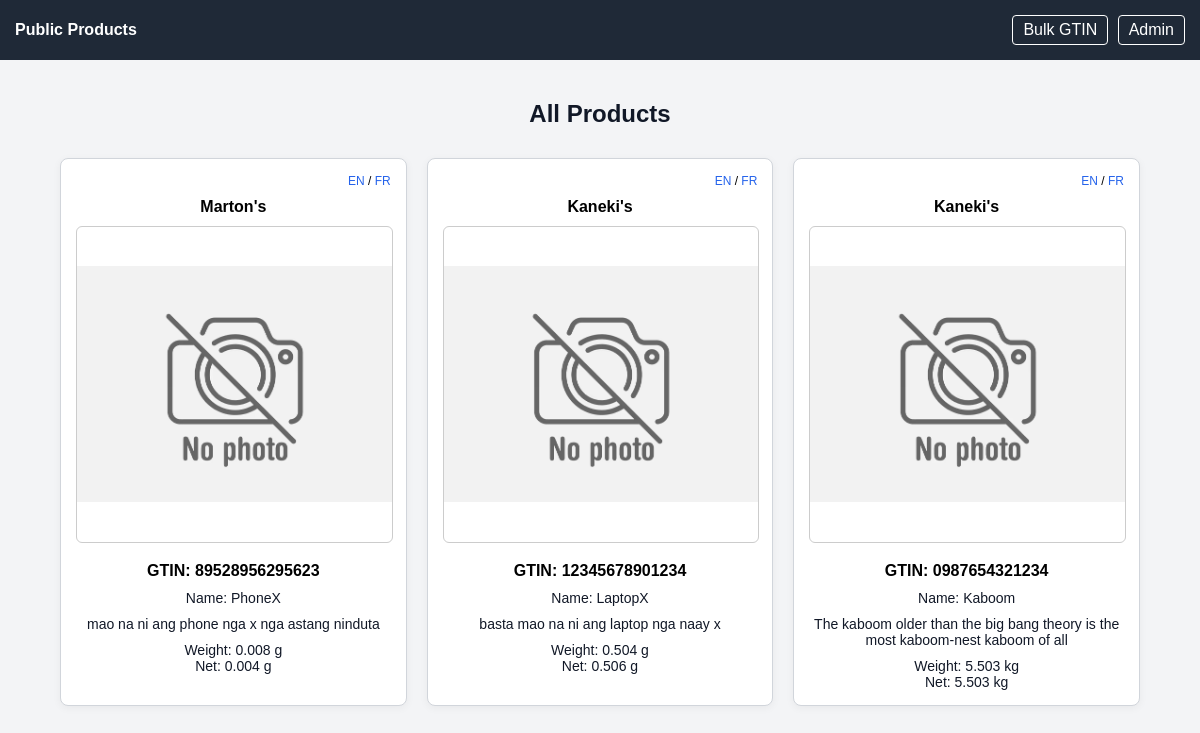
The page / on the database its author committed.
### tables this page shows
CREATE TABLE `products` (
  `id` int(11) NOT NULL,
  `company_id` int(11) NOT NULL,
  `gtin` varchar(14) NOT NULL,
  `name_en` varchar(255) NOT NULL,
  `name_fr` varchar(255) NOT NULL,
  `description_en` text NOT NULL,
  `description_fr` text NOT NULL,
  `brand` varchar(255) NOT NULL,
  `country_of_origin` varchar(100) NOT NULL,
  `gross_weight` decimal(10,3) NOT NULL DEFAULT 0.000,
  `net_weight` decimal(10,3) NOT NULL DEFAULT 0.000,
  `weight_unit` varchar(20) NOT NULL DEFAULT 'g',
  `image_path` varchar(255) DEFAULT NULL,
  `is_hidden` tinyint(1) NOT NULL DEFAULT 0,
  `created_at` datetime NOT NULL,
  `updated_at` datetime NOT NULL
);

CREATE TABLE `companies` (
  `id` int(11) NOT NULL,
  `company_name` varchar(255) NOT NULL,
  `company_address` varchar(500) NOT NULL,
  `company_telephone` varchar(100) NOT NULL,
  `company_email` varchar(255) NOT NULL,
  `owner_name` varchar(255) NOT NULL,
  `owner_mobile` varchar(100) NOT NULL,
  `owner_email` varchar(255) NOT NULL,
  `contact_name` varchar(255) NOT NULL,
  `contact_mobile` varchar(100) NOT NULL,
  `contact_email` varchar(255) NOT NULL,
  `is_deactivated` tinyint(1) NOT NULL DEFAULT 0,
  `created_at` datetime NOT NULL,
  `updated_at` datetime NOT NULL
);

### index.php (the view, shortened to what this page needs)
<?php
include("db.php");
$lang = $_GET['lang'] ?? 'en';
$lang = ($lang === 'fr') ? 'fr' : 'en';
if (isset($_GET['gtin'])) {
    if (!isset($_SESSION['admin'])) {
        http_response_code(404);
        exit("Product not found.");
    }
    $stmt = $pdo->prepare("
        SELECT p.*, c.company_name
        FROM products p
        JOIN companies c ON p.company_id = c.id
        WHERE p.gtin = ?
    ");
    $stmt->execute([$_GET['gtin']]);
    $product = $stmt->fetch(PDO::FETCH_ASSOC);
    if (!$product) {
        http_response_code(404);
        exit("Product not found.");
    }
    $products = [$product];
} else {
    $products = $pdo->query("
        SELECT p.*, c.company_name
        FROM products p
        JOIN companies c ON p.company_id = c.id
        WHERE p.is_hidden = 0
          AND c.is_deactivated = 0
        ORDER BY p.id DESC
    ")->fetchAll(PDO::FETCH_ASSOC);
}
?>
<!DOCTYPE html>
<html lang="en">
<head>
</head>
<body>
<div class="topbar">
    <b>Public Products</b>
    <span>
        <a href="gtin-bulk-verify.php">Bulk GTIN</a>
        <a href="login">Admin</a>
    </span>
</div>
<div class="container">
    <h2><?= isset($_GET['gtin']) ? 'Product Details' : 'All Products' ?></h2>
    <?php if (!empty($products)) { ?>
        <div class="grid">
            <?php foreach ($products as $p) { ?>
                <?php
                    $image = 'images/no-image.avif';
                ?>
                <div class="card">
                    <div class="lang">
                        <a href="?lang=en<?= isset($_GET['gtin']) ? '&gtin=' . urlencode($p['gtin']) : '' ?>">EN</a> /
                        <a href="?lang=fr<?= isset($_GET['gtin']) ? '&gtin=' . urlencode($p['gtin']) : '' ?>">FR</a>
                    </div>
                    <div class="company">
                        <?= htmlspecialchars($p['company_name']) ?>
                    </div>
                    <img src="<?= htmlspecialchars($image) ?>"
                         alt="product"
                         onerror="this.onerror=null;this.src='images/no-image.avif';">
                    <div class="gtin">
                        GTIN: <?= htmlspecialchars($p['gtin']) ?>
                    </div>
                    <div class="name_en">
                        Name: <?= htmlspecialchars($p['name_en']) ?>
                    </div>
                    <div class="desc">
                        <?= htmlspecialchars($lang === 'fr' ? ($p['description_fr'] ?? '') : ($p['description_en'] ?? '')) ?>
                    </div>
                    <div class="weight">
                        Weight: <?= htmlspecialchars($p['gross_weight']) . " " . htmlspecialchars($p['weight_unit']) ?><br>
                        Net: <?= htmlspecialchars($p['net_weight']) . " " . htmlspecialchars($p['weight_unit']) ?>
                    </div>
                </div>
            <?php } ?>
        </div>
    <?php } else { ?>
        <div class="empty">No products found.</div>
    <?php } ?>
</div>
</body>
</html>

### index.php (style rules this page uses)
body { font-family:Arial, sans-serif; background:#f3f4f6; margin:0; }
.topbar { background:#1f2937; color:#fff; padding:15px; display:flex; justify-content:space-between; align-items:center; flex-wrap:wrap; gap:10px; }
.topbar a { color:#fff; border:1px solid #fff; padding:5px 10px; border-radius:4px; margin-left:5px; text-decoration:none; display:inline-block; }
.container { max-width:1100px; width:90%; margin:40px auto; }
.grid { display:grid; grid-template-columns:repeat(auto-fit, minmax(250px, 1fr)); gap:20px; }
.card { background:#fff; border:1px solid #d1d5db; padding:15px; text-align:center; border-radius:8px; box-shadow:0 2px 8px rgba(0,0,0,0.05); }
.card img { width:100%; aspect-ratio:1 / 1; object-fit:contain; border:1px solid #ccc; margin-bottom:10px; background:#fff; border-radius:6px; }
.company { font-weight:bold; font-size:16px; margin-bottom:10px; }
.lang { text-align:right; font-size:12px; margin-bottom:10px; }
.lang a { color:#2563eb; text-decoration:none; }
.gtin { font-weight:bold; margin-top:5px; }
.name_en, .desc, .weight { margin-top:10px; font-size:14px; color:#111827; }
h2 { text-align:center; margin-bottom:30px; color:#111827; }

### rows shown on the page
products: company.company_name "Marton's", gtin "89528956295623", name_en "PhoneX", description_en "mao na ni ang phone nga x nga astang ninduta", gross_weight "0.008", weight_unit "g", net_weight "0.004"
products: company.company_name "Kaneki's", gtin "12345678901234", name_en "LaptopX", description_en "basta mao na ni ang laptop nga naay x", gross_weight "0.504", weight_unit "g", net_weight "0.506"
products: company.company_name "Kaneki's", gtin "0987654321234", name_en "Kaboom", description_en "The kaboom older than the big bang theory is the most kaboom-nest kaboom of all", gross_weight "5.503", weight_unit "kg", net_weight "5.503"
